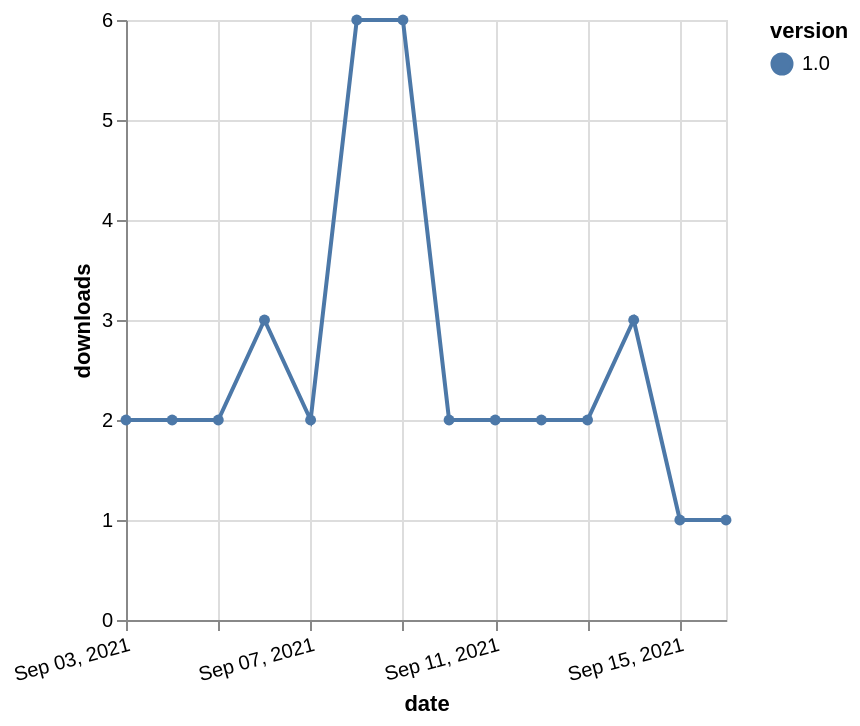

The Vega-Lite source for this figure:
### Vega-Lite specification from a JSON file in a GitHub repository (floating-point values rounded to 4 significant figures)
{"$schema": "https://vega.github.io/schema/vega-lite/v5.json", "description": "A simple bar chart with embedded data.", "data": {"values": [{"date": "2021-09-03", "total": 3092, "delta": 2, "version": "1.0"}, {"date": "2021-09-04", "total": 3094, "delta": 2, "version": "1.0"}, {"date": "2021-09-05", "total": 3096, "delta": 2, "version": "1.0"}, {"date": "2021-09-06", "total": 3099, "delta": 3, "version": "1.0"}, {"date": "2021-09-07", "total": 3101, "delta": 2, "version": "1.0"}, {"date": "2021-09-08", "total": 3107, "delta": 6, "version": "1.0"}, {"date": "2021-09-09", "total": 3113, "delta": 6, "version": "1.0"}, {"date": "2021-09-10", "total": 3115, "delta": 2, "version": "1.0"}, {"date": "2021-09-11", "total": 3117, "delta": 2, "version": "1.0"}, {"date": "2021-09-12", "total": 3119, "delta": 2, "version": "1.0"}, {"date": "2021-09-13", "total": 3121, "delta": 2, "version": "1.0"}, {"date": "2021-09-14", "total": 3124, "delta": 3, "version": "1.0"}, {"date": "2021-09-15", "total": 3125, "delta": 1, "version": "1.0"}, {"date": "2021-09-16", "total": 3126, "delta": 1, "version": "1.0"}]}, "width": "container", "mark": {"type": "line", "point": {"filled": true}}, "encoding": {"x": {"field": "date", "type": "temporal", "timeUnit": "yearmonthdate", "title": "date", "axis": {"labelAngle": -15}}, "y": {"field": "delta", "type": "quantitative", "title": "downloads"}, "color": {"field": "version", "type": "nominal"}, "tooltip": {"field": "delta"}}}
